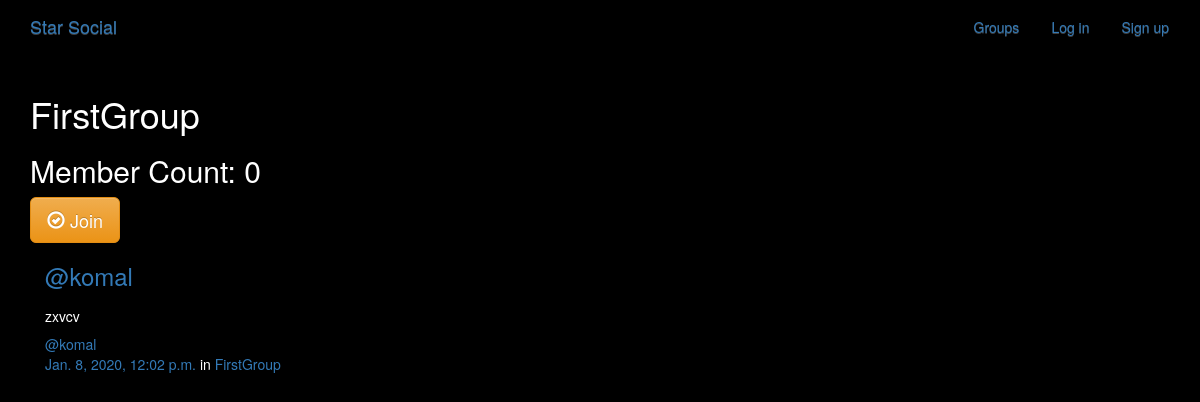
The page /groups/posts/in/firstgroup/ on the database its author committed.
### groups/models.py (models this page shows, shortened)
class Group(models.Model):
    name = models.CharField(max_length = 255, unique = True)
    slug = models.SlugField(allow_unicode = True, unique = True)
    description = models.TextField(blank = True, default = '')
    description_html = models.TextField(editable = False, default = '', blank = True)
    members = models.ManyToManyField(User, through = 'GroupMember')
    class Meta:
        ordering = ['name']

### posts/models.py (models this page shows, shortened)
class Post(models.Model):
    user = models.ForeignKey(User, related_name="posts",on_delete=models.CASCADE)
    created_at = models.DateTimeField(auto_now = True)
    message = models.TextField()
    message_html = models.TextField(editable = False)
    group = models.ForeignKey(Group, related_name="posts",null=True, blank=True,on_delete=models.CASCADE)
    class Meta:
        ordering = ['-created_at']
        unique_together = ['user', 'message']

### groups/views.py (the view)
# urls.py: path("posts/in/<slug>/",views.SingleGroup.as_view(),name="single"),
class SingleGroup(generic.DetailView):
    model = Group

### groups/templates/groups/group_detail.html
{% extends "groups/group_base.html" %}
{% block pregroup %}
<h1>{{group.name}}</h1>
<h2> Member Count: {{group.members.count}}</h2>
<div class = "content">
  {% if user in group.members.all %}
    <a href = "{% url 'groups:leave' slug=group.slug %}"
     class = "btn btn-lg btn-fill btn-warning"><span
     class = "glyphicon glyphicon-ok-circle"></span>
   </span>Leave</a>
   {% else %}
   <a href = "{% url 'groups:join' slug=group.slug %}"
    class = "btn btn-lg btn-fill btn-warning"><span
    class = "glyphicon glyphicon-ok-circle"></span>
  </span>Join</a>
  {% endif %}
</div>
{% endblock %}
{% block group_content %}
<div class = "col-md-8">
  {% if group.posts.count == 0 %}
    <h2> No Posts in this Group Yet </h1>
  {% else %}
    {% for post in group.posts.all %}
      {% include "posts/_post.html" %}
    {% endfor %}
  {% endif %}
</div>
{% endblock %}

### posts/templates/posts/_post.html (shortened to what this page needs)
<div class="media">
	<h3 class="mr-5"><a href="{% url 'posts:for_user' username=post.user.username %}">@{{ post.user.username }}</a></h3>
	<div class="media-body">
		<h5>{{ post.message_html|safe }}</h5>
		<span class="username"><a href="{% url 'posts:for_user' username=post.user.username %}">@{{ post.user.username }}</a></span>
			<br>
			<time class="time"><a href="{% url 'posts:single' username=post.user.username pk=post.pk %}">{{ post.created_at }}</a></time>
			{% if post.group %}
			<span class="group-name">in <a href="#">{{ post.group.name }}</a></span>
			{% endif %}
	</div>
</div>

### static/Website/css/master.css (style rules this page uses)
body { margin: 0; overflow: hidden; background-color: black; color:white; }

### rows shown on the page
Group: name "FirstGroup", members.count "0"
Post: user.username "komal", message_html "zxvcv", created_at "Jan. 8, 2020, 12:02 p.m.", group.name "FirstGroup"
